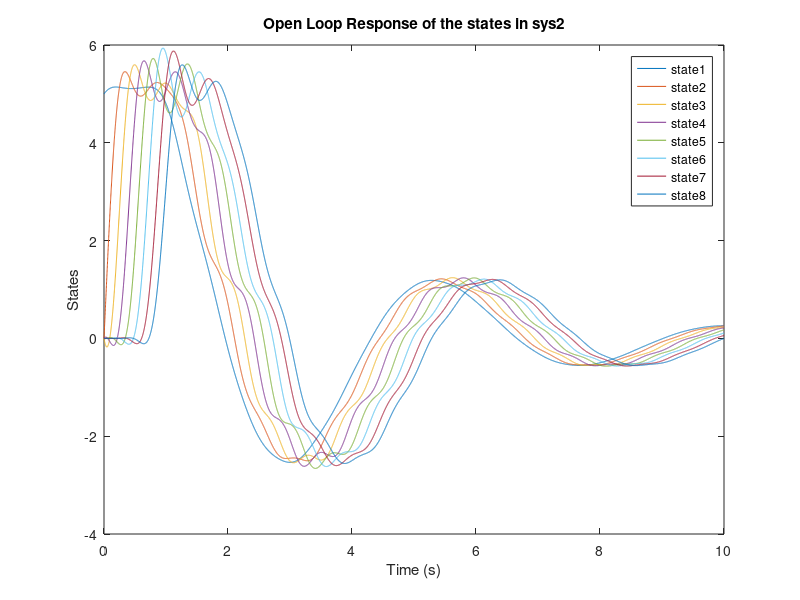
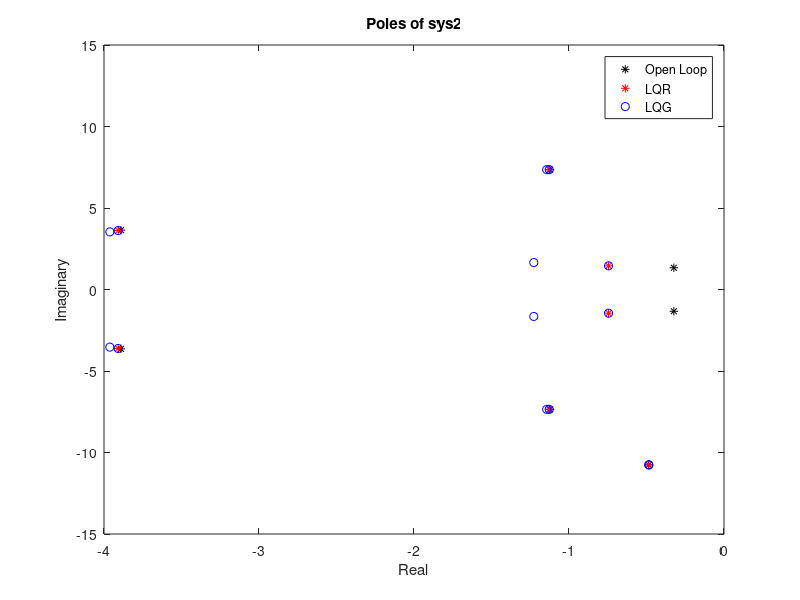
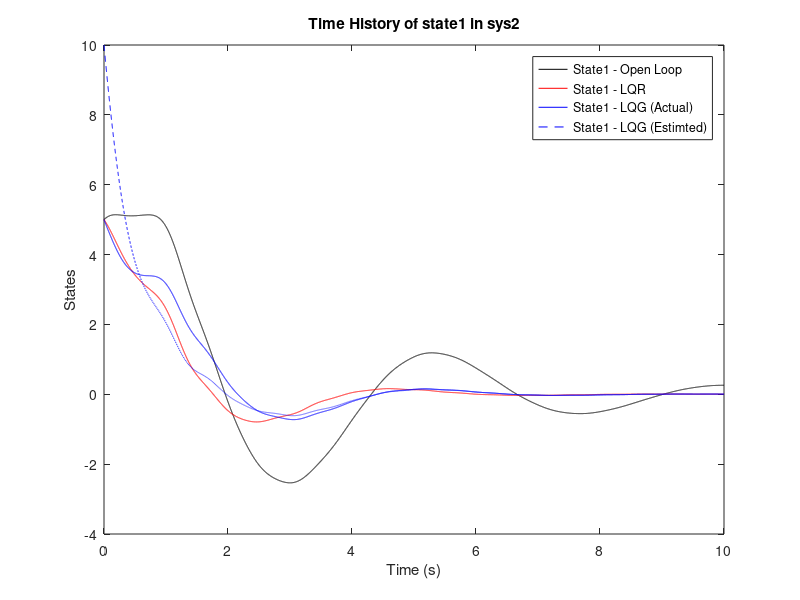
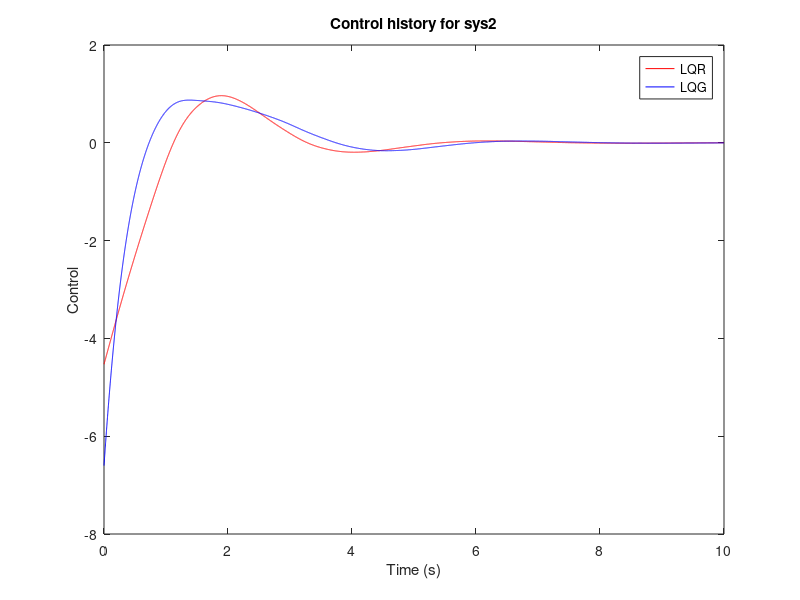

The MATLAB source for these figures, in order:
%% MATH 5546: Final Project
% Submission by Sandeep k JADA

clear; clc; close all;

%% C(A,B) and O(A,C)

load SYS2

disp(['The rank of controllablity Matrix is ',num2str(rank(ctrb(A_sys2,B_sys2))),'/',num2str(length(A_sys2))]);
disp(['The rank of observablity Matrix is ',num2str(rank(obsv(A_sys2,C_sys2))),'/',num2str(length(A_sys2))]);


%% Simulation of Open-loop

tfinal = 10;
dt = 0.001;

t = 0:dt:tfinal;

% Just doing an Euler-Cauchy 1st order

X = IC2;

for n=2:length(t)
    X(:,n) = X(:,n-1) + dt.*A_sys2*X(:,n-1);
end

figure; 
for n = 1:length(A_sys2)
    plot(t,X(n,:)','DisplayName',['state',num2str(n)]);hold on
end
legend show
title('Open Loop Response of the states in sys2');
xlabel('Time (s)')
ylabel('States')

poles_OLP = eig(A_sys2);
figure(2); plot(real(poles_OLP),imag(poles_OLP),'k*'); hold on
title('Poles of sys2');
xlabel('Real')
ylabel('Imaginary')

figure(3); plot(t,X(1,:)','k');hold on
title('Time History of state1 in sys2');
xlabel('Time (s)')
ylabel('States')

[num,den]=ss2tf(A_sys2,B_sys2,C_sys2,0);
sys2_TFOLP = tf(num,den);




%% LQR

[K,P,poles_CLP] = lqr(A_sys2,B_sys2,Q_sys2,R_sys2);

X = IC2;



for n=2:length(t)
    X(:,n) = X(:,n-1) + dt.*(A_sys2-B_sys2*K)*X(:,n-1);
end

figure(4); plot(t,-K*X,'r'); hold on;
title('Control history for sys2')
xlabel('Time (s)')
ylabel('Control')

figure; 
for n = 1:length(A_sys2)
    plot(t,X(n,:)','DisplayName',['state',num2str(n)]);hold on
end
legend show
title('LQR Response of the all states in sys2');
xlabel('Time (s)')
ylabel('States')


figure(2); plot(real(poles_CLP),imag(poles_CLP),'r*')

figure(3); plot(t,X(1,:)','r');

[num,den]=ss2tf(A_sys2,B_sys2,K,0);
sys2_TFLQR = tf(num,den);

% figure;margin(sys2_TF)



%% LQG
[K,P,~] = lqr(A_sys2,B_sys2,Q_sys2,R_sys2);
[F,PI,~] = lqr(A_sys2',C_sys2',M_sys2,N_sys2);
F=F';

X = IC2;
X_e = IC2.*0;

X_aug = [X;-5*ones(length(IC2),1)];

A_aug = [A_sys2-B_sys2*K B_sys2*K; 0.*A_sys2 A_sys2-F*C_sys2];

for n=2:length(t)
    X_aug(:,n) = X_aug(:,n-1) + dt.*(A_aug)*X_aug(:,n-1);
end
X = X_aug(1:length(A_sys2),:);
X_e = X - X_aug(end-length(A_sys2)+1:end,:);



poles_LQG = eig([A_sys2 -B_sys2*K;F*C_sys2 (A_sys2-F*C_sys2-B_sys2*K)]);

figure(2); plot(real(poles_LQG),imag(poles_LQG),'bo')
legend('Open Loop','LQR','LQG')

[num,den]=ss2tf(A_sys2,B_sys2,C_sys2,0);
sys2_TF_LP = tf(num,den);

% figure;margin(sys2_TF)

[num,den]=ss2tf(A_sys2-B_sys2*K-F*C_sys2,F,K,0);
sys2_TF_K = tf(-1*num,den);


figure(3); plot(t,X(1,:)','b');
plot(t,X_e(1,:)','b--');
legend('State1 - Open Loop','State1 - LQR','State1 - LQG (Actual)','State1 - LQG (Estimted)')

figure(4); plot(t,-K*X_e,'b');
legend('LQR','LQG')



sys2_TFLQG = sys2_TF_LP*sys2_TF_K;

% figure;margin(sys2_TF)

%% LQR - Prescribe degree of stablity

[K,P,poles_CLP] = lqr(A_sys2,B_sys2,Q_sys2.*exp(6),R_sys2);
[~,~,poles_LQR] = lqr(A_sys2,B_sys2,Q_sys2,R_sys2);

X = IC2;

for n=2:length(t)
    X(:,n) = X(:,n-1) + dt.*(A_sys2-B_sys2*K)*X(:,n-1);
end

figure; 
for n = 1:length(A_sys2)
    plot(t,X(n,:)','DisplayName',['state',num2str(n)]);hold on
end
title('LQR Presec Response of the all states in sys2');
legend show

figure; plot(real(poles_LQR),imag(poles_LQR),'ko'); hold on;
plot(real(poles_CLP),imag(poles_CLP),'k*')
legend('LQR','LQR (With Presc Deg of Stab)')
xlabel('Real')
ylabel('Imaginary')

[num,den]=ss2tf(A_sys2,B_sys2,K,0);
sys2_TFLQR2 = tf(num,den);

% figure(3); plot(t,-K*X);

%% Plot for GM and PM

figure; margin(sys2_TFOLP); legend('Open-Loop - TF: U to Z');
figure; margin(sys2_TFLQR); legend('LQR - TF: U to U');
figure; margin(sys2_TFLQG); legend('LQG - TF: U to U');

X = X_aug(1:length(A_sys2),:);
X_e = X - X_aug(end-length(A_sys2)+1:end,:);



figure;
title('LQG Response of the all states in sys2');
for n = 1:length(A_sys2)
    subplot(4,2,n)
    plot(t,X(n,:)','b','DisplayName',['x',num2str(n),' (Act)']);hold on
    plot(t,X_e(n,:)','b--','DisplayName',['x',num2str(n),' (Est)']);
    set(gca,'FontSize',6)
    legend show
end
